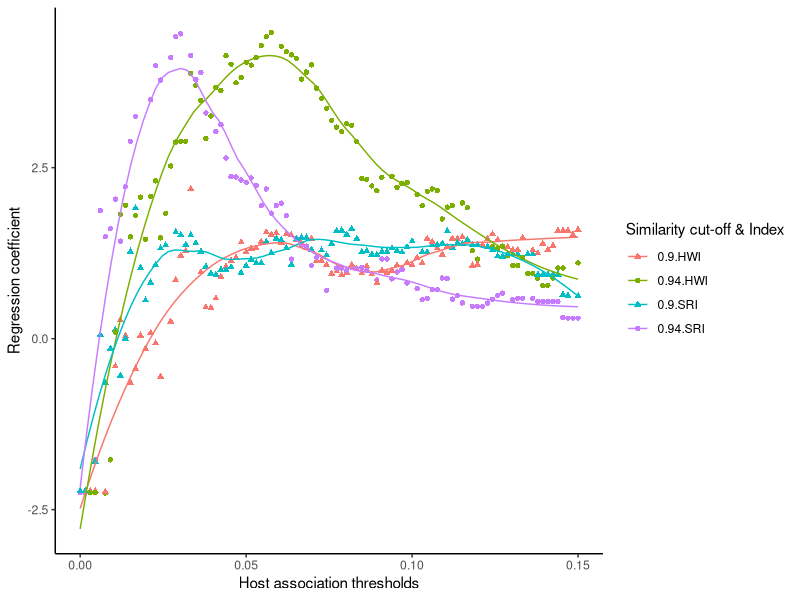

The R script that drew this image:

library(dplyr)
library(ggplot2)


#load the data base
data.plot <- read.csv ("./database_Fig1.csv")

#select the method - interaction 
type.method.interaction <- interaction(data.plot$Ecoli.cutoff, data.plot$index)



fig1 <- ggplot(data = data.plot, aes(x = Host.cutoff, y = Coef.Estimate, colour =type.method.interaction, shape=type.method.interaction)) + 
  geom_point (size=1.5)+
  theme_classic() +
  scale_shape_manual("Similarity cut-off & Index", values = c(17,16,17,16)) +
  scale_colour_discrete("Similarity cut-off & Index") +
  labs(x= "Host association thresholds", y="Regression coefficient") +
  geom_smooth (method = "loess", size = 0.5, se=F, span=0.5)

plot(fig1)
